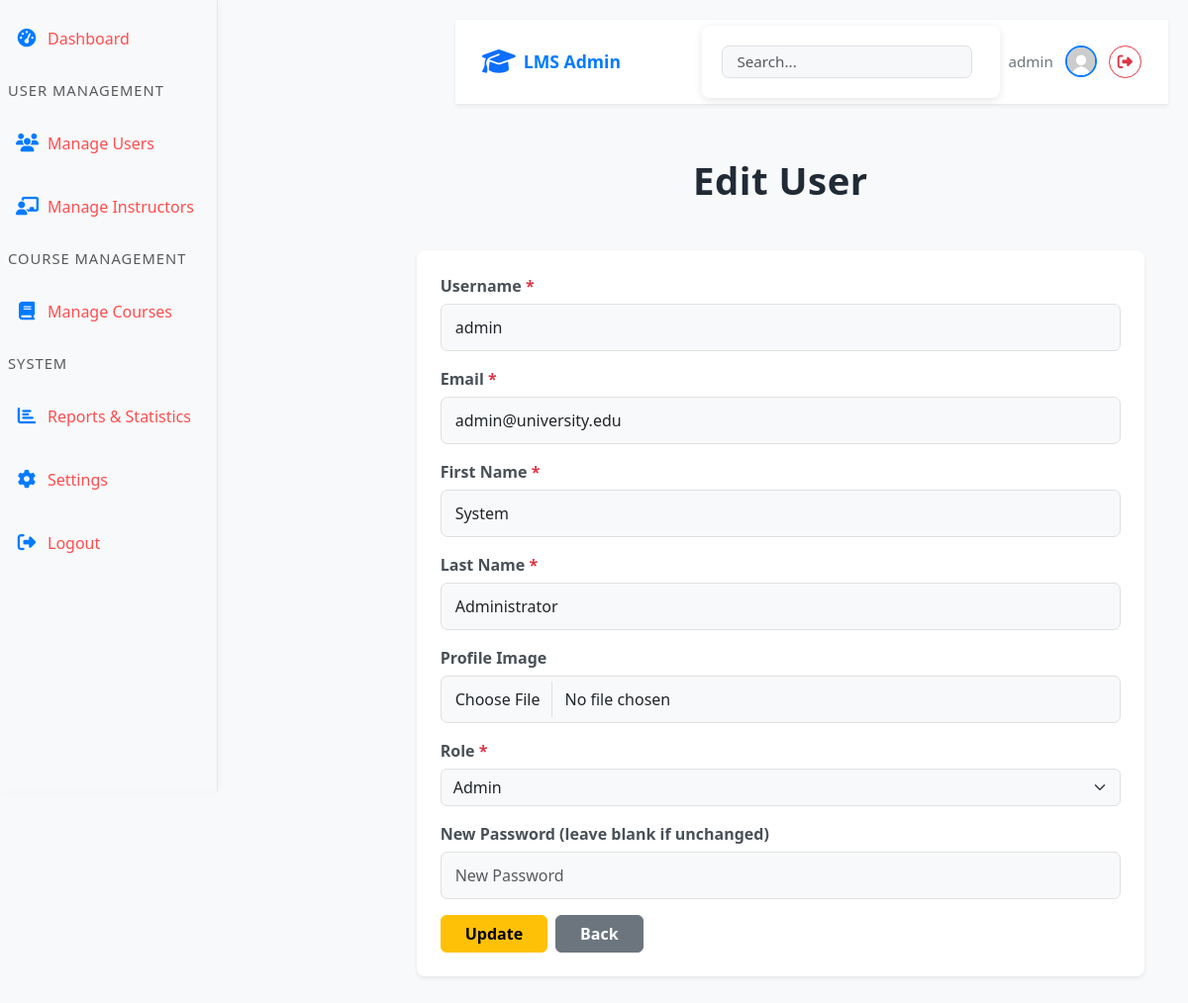
/admin/users/edit_user.php?id=1 (signed in), run on the app's committed database.
### tables this page shows
CREATE TABLE `users` (
  `id` int(11) NOT NULL,
  `username` varchar(50) NOT NULL,
  `email` varchar(100) NOT NULL,
  `password` varchar(255) NOT NULL,
  `first_name` varchar(50) NOT NULL,
  `last_name` varchar(50) NOT NULL,
  `role` enum('student','instructor','admin') NOT NULL,
  `profile_image` varchar(255) DEFAULT NULL,
  `created_at` timestamp NOT NULL DEFAULT current_timestamp(),
  `updated_at` timestamp NOT NULL DEFAULT current_timestamp() ON UPDATE current_timestamp()
);

### admin/users/edit_user.php (the view, shortened to what this page needs)
<?php
require_once __DIR__ . '/../../config/database.php';
$id = intval($_GET['id']);
$user = null;
$user_result = mysqli_query($conn, "SELECT * FROM users WHERE id = $id");
if ($user_result && mysqli_num_rows($user_result) > 0) {
  $user = mysqli_fetch_assoc($user_result);
} else {
  header('Location: manage-user.php');
  exit();
}
?>
<!DOCTYPE html>
<html lang="en">
<head>
    <link rel="stylesheet" href="https://cdn.jsdelivr.net/npm/bootstrap@5.3.2/dist/css/bootstrap.min.css">
    <link rel="stylesheet" href="https://cdnjs.cloudflare.com/ajax/libs/font-awesome/6.5.0/css/all.min.css">
    <link rel="stylesheet" href="../assets/css/style.css">
</head>
<body>
<?php include __DIR__ . '/../header_admin.php'; ?>
<div class="container-fluid">
  <div class="row">
    <main class="col-md-10 ms-sm-auto col-lg-10 px-md-4 py-4">
  <h1 class="fw-bold mb-4 text-center" style="font-size:2.4rem">Edit User</h1>
      <div class="row justify-content-center">
        <div class="col-12 col-md-12 col-lg-12">
          <form method="post" action="" enctype="multipart/form-data" autocomplete="off" class="add-teacher-form bg-white p-4 rounded-3 shadow-sm mx-auto mt-4" style="max-width:900px;">
            <div class="mb-3">
              <label for="username" class="form-label fw-semibold">Username <span class="text-danger">*</span></label>
              <input type="text" class="form-control bg-light" id="username" name="username" value="<?php echo htmlspecialchars($user['username']); ?>" required placeholder="Username">
            </div>
            <div class="mb-3">
              <label for="email" class="form-label fw-semibold">Email <span class="text-danger">*</span></label>
              <input type="email" class="form-control bg-light" id="email" name="email" value="<?php echo htmlspecialchars($user['email']); ?>" required placeholder="Email">
            </div>
            <div class="mb-3">
              <label for="first_name" class="form-label fw-semibold">First Name <span class="text-danger">*</span></label>
              <input type="text" class="form-control bg-light" id="first_name" name="first_name" value="<?php echo htmlspecialchars($user['first_name'] ?? ''); ?>" required placeholder="First Name">
            </div>
            <div class="mb-3">
              <label for="last_name" class="form-label fw-semibold">Last Name <span class="text-danger">*</span></label>
              <input type="text" class="form-control bg-light" id="last_name" name="last_name" value="<?php echo htmlspecialchars($user['last_name'] ?? ''); ?>" required placeholder="Last Name">
            </div>
            <div class="mb-3">
              <label for="profile_image" class="form-label fw-semibold">Profile Image</label>
              <input type="file" class="form-control bg-light" id="profile_image" name="profile_image_file" accept="image/*">
            </div>
            <div class="mb-3">
              <label for="role" class="form-label fw-semibold">Role <span class="text-danger">*</span></label>
              <select class="form-select bg-light" id="role" name="role" required>
                <option value="admin" <?php if($user['role']=='admin') echo 'selected'; ?>>Admin</option>
              </select>
            </div>
            <div class="mb-3">
              <label for="password" class="form-label fw-semibold">New Password (leave blank if unchanged)</label>
              <input type="password" class="form-control bg-light" id="password" name="password" placeholder="New Password">
            </div>
            <div class="d-flex gap-2 mt-3">
              <button type="submit" name="edit_user" class="btn btn-warning px-4 fw-semibold">Update</button>
              <a href="manage-user.php" class="btn btn-secondary px-4 fw-semibold">Back</a>
            </div>
          </form>
        </div>
      </div>
    </main>
  </div>
</div>
</body>
</html>

### assets/css/style.css (style rules this page uses)
body { margin-top: 0 !important; margin-left: 220px !important; background: #f6f8fa; min-height: 100vh; }
.main-content, main { background: none; min-height: 100vh; }
.h2, h1, .main-title { color: #212b36; font-weight: 700; letter-spacing: 0.5px; }
* { margin: 0; padding: 0; box-sizing: border-box; }
body { font-family: 'Segoe UI', Tahoma, Geneva, Verdana, sans-serif; background-color: #f4f6f9; color: #333; padding: 20px; }
form { background-color: #fff; padding: 20px; border-radius: 8px; max-width: 400px; margin: 0 auto; box-shadow: 0 2px 8px rgba(0,0,0,0.1); }
a { color: #2c89e8; text-decoration: none; }
body { background-color: #f8f9fa; font-family: 'Segoe UI', Tahoma, Geneva, Verdana, sans-serif; }
.form-label { font-weight: 600; color: #495057; margin-bottom: 6px; }
.form-control { border-radius: 7px; border: 1.5px solid #e0e0e0; padding: 11px 14px; font-size: 1rem; background: #f7f8fa; transition: border-color 0.2s, box-shadow 0.2s; }

### data on the page
users: username "admin", email "admin@university.edu", first_name "System", last_name "Administrator", role "Admin"

### other printed values
$_SESSION['username'] "admin"
